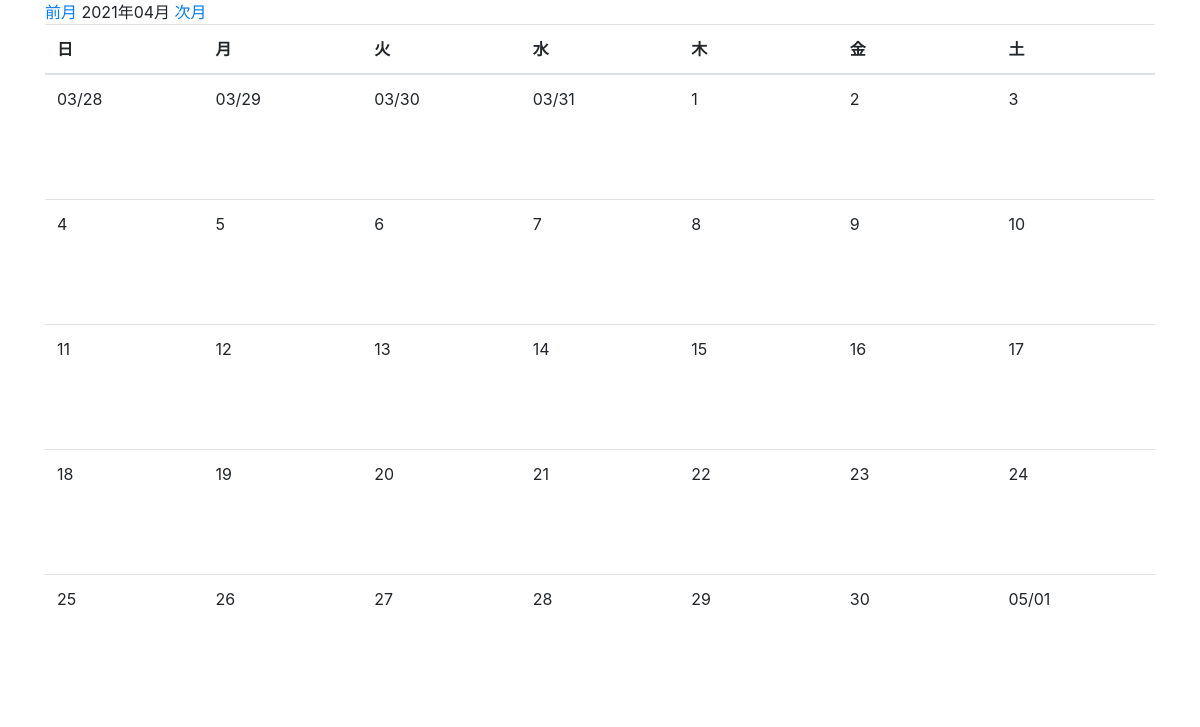
Page /month_with_schedule/2021/4/ on the earlier database version.
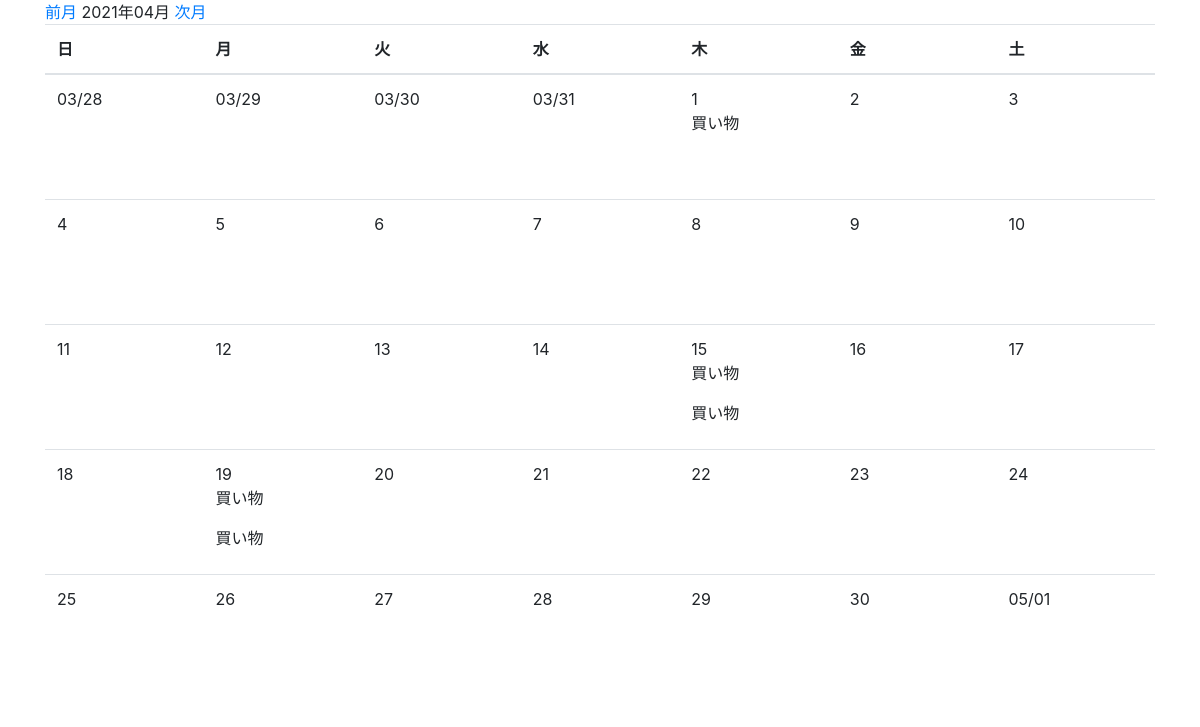
Same page on the later database version.
### app/models.py (models this page shows, shortened)
class Cost(models.Model):
    summary = models.CharField('カテゴリ', max_length=30)
    money = models.IntegerField(
        '金額', validators=[MinValueValidator(0), MaxValueValidator(100000000)])
    description = models.TextField('詳細な説明', blank=True)
    date = models.DateField('日付', default=timezone.now)
    created_at = models.DateTimeField('作成日', default=timezone.now)

### app/views.py (the view)
class MonthWithScheduleCalendar(mixins.MonthWithScheduleMixin, generic.TemplateView):
    template_name = 'app/month_with_schedule.html'
    model = Cost
    date_field = 'date'
    def get_context_data(self, **kwargs):
        context = super().get_context_data(**kwargs)
        calendar_context = self.get_month_calendar()
        context.update(calendar_context)
        return context

### app/mixins.py (called while the page is built)
    def setup_calendar(self):
        self._calendar = calendar.Calendar(self.first_weekday)

    def get_week_names(self):
        week_names = deque(self.week_names)
        week_names.rotate(-self.first_weekday)
        return week_names

    def get_previous_month(self, date):
        if date.month == 1:
            return date.replace(year=date.year-1, month=12, day=1)
        else:
            return date.replace(month=date.month-1, day=1)

    def get_next_month(self, date):
        if date.month == 12:
            return date.replace(year=date.year+1, month=1, day=1)
        else:
            return date.replace(month=date.month+1, day=1)

    def get_month_days(self, date):
        return self._calendar.monthdatescalendar(date.year, date.month)

    def get_current_month(self):
        month = self.kwargs.get('month')
        year = self.kwargs.get('year')
        if month and year:
            month = datetime.date(year=int(year), month=int(month), day=1)
        else:
            month = datetime.date.today().replace(day=1)
        return month

### app/templates/app/month_with_schedule.html (shortened to what this page needs)
{% extends 'app/base.html' %}
{% block content %}
<a href="{% url 'app:month_with_schedule' month_previous.year month_previous.month %}">前月</a>
{{ month_current | date:"Y年m月" }}
<a href="{% url 'app:month_with_schedule' month_next.year month_next.month %}">次月</a>
<table class="table">
    <thead>
        <tr>
            {% for w in week_names %}
            <th>{{ w }}</th>
            {% endfor %}
        </tr>
    </thead>
    <tbody>
        {% for week_day_schedules in month_day_schedules %}
        <tr>
            {% for day, schedules in week_day_schedules.items %}
            {% if now == day %}
            <td class="table-success">
                {% else %}
            <td>
                {% endif %}
                <div>
                    {% if month_current.month != day.month %}
                    {{ day | date:"m/d" }}
                    {% else %}
                    {{ day.day }}
                    {% endif %}
                    {% for schedule in schedules %}
                    <p>{{ schedule.summary }}</p>
                    {% endfor %}
                </div>
            </td>
            {% endfor %}
        </tr>
        {% endfor %}
    </tbody>
</table>
{% endblock %}

Differences in the rows shown:
added Cost: day "1", summary "買い物"
added Cost: day "15", summary "買い物"
added Cost: summary "買い物", shown under "15"
added Cost: day "19", summary "買い物"
added Cost: summary "買い物", shown under "19"
Other differences:
list line gone: "1"
list line gone: "15"
list line gone: "19"
